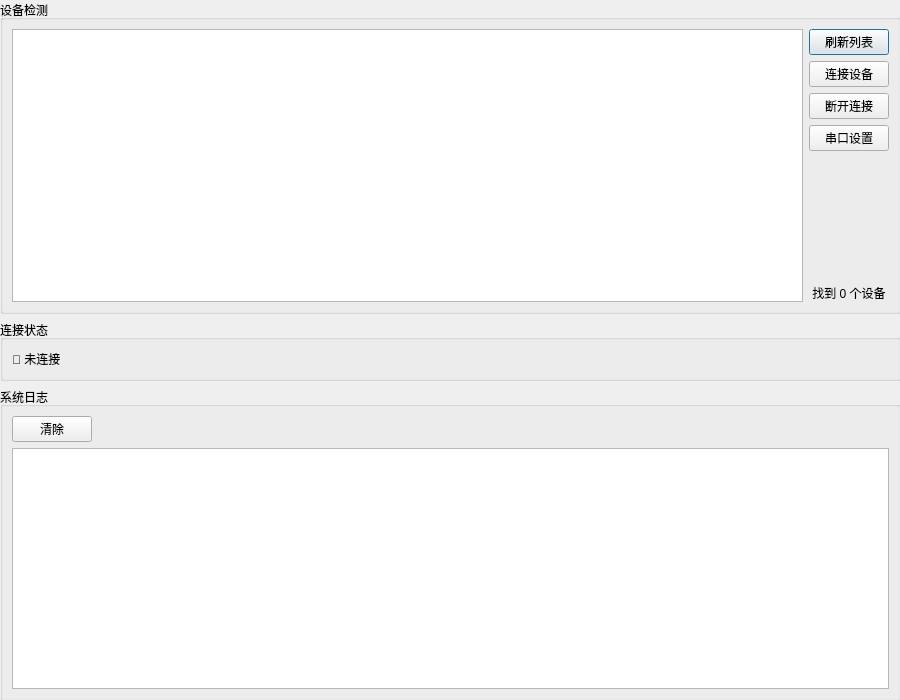
<?xml version="1.0" encoding="UTF-8"?>
<ui version="4.0">
 <class>PortDialog</class>
 <widget class="QDialog" name="PortDialog">
  <property name="geometry">
   <rect>
    <x>0</x>
    <y>0</y>
    <width>900</width>
    <height>700</height>
   </rect>
  </property>
  <property name="windowTitle">
   <string>ServeDebug AutoDetect</string>
  </property>
  <widget class="QWidget" name="centralwidget">
   <property name="geometry">
    <rect>
     <x>0</x>
     <y>0</y>
     <width>901</width>
     <height>701</height>
    </rect>
   </property>
   <layout class="QVBoxLayout" name="verticalLayout">
    <item>
     <widget class="QGroupBox" name="groupBox">
      <property name="title">
       <string>设备检测</string>
      </property>
      <layout class="QHBoxLayout" name="horizontalLayout">
       <item>
        <widget class="QListWidget" name="listDevices"/>
       </item>
       <item>
        <layout class="QVBoxLayout" name="verticalLayout_2">
         <item>
          <widget class="QPushButton" name="btnManualRefresh">
           <property name="text">
            <string>刷新列表</string>
           </property>
          </widget>
         </item>
         <item>
          <widget class="QPushButton" name="btnConnect">
           <property name="text">
            <string>连接设备</string>
           </property>
          </widget>
         </item>
         <item>
          <widget class="QPushButton" name="btnDisconnect">
           <property name="text">
            <string>断开连接</string>
           </property>
          </widget>
         </item>
         <item>
          <widget class="QPushButton" name="serialcom">
           <property name="text">
            <string>串口设置</string>
           </property>
          </widget>
         </item>
         <item>
          <spacer name="verticalSpacer">
           <property name="orientation">
            <enum>Qt::Vertical</enum>
           </property>
           <property name="sizeHint" stdset="0">
            <size>
             <width>20</width>
             <height>40</height>
            </size>
           </property>
          </spacer>
         </item>
         <item>
          <widget class="QLabel" name="labelDeviceCount">
           <property name="text">
            <string>找到 0 个设备</string>
           </property>
           <property name="alignment">
            <set>Qt::AlignCenter</set>
           </property>
          </widget>
         </item>
        </layout>
       </item>
      </layout>
     </widget>
    </item>
    <item>
     <widget class="QGroupBox" name="groupBox_2">
      <property name="title">
       <string>连接状态</string>
      </property>
      <layout class="QHBoxLayout" name="horizontalLayout_2">
       <item>
        <widget class="QLabel" name="labelStatus">
         <property name="text">
          <string>🔴 未连接</string>
         </property>
        </widget>
       </item>
       <item>
        <widget class="QLabel" name="labelCurrentPort">
         <property name="text">
          <string/>
         </property>
        </widget>
       </item>
       <item>
        <spacer name="horizontalSpacer">
         <property name="orientation">
          <enum>Qt::Horizontal</enum>
         </property>
         <property name="sizeHint" stdset="0">
          <size>
           <width>40</width>
           <height>20</height>
          </size>
         </property>
        </spacer>
       </item>
      </layout>
     </widget>
    </item>
    <item>
     <widget class="QGroupBox" name="groupBox_4">
      <property name="title">
       <string>系统日志</string>
      </property>
      <layout class="QVBoxLayout" name="verticalLayout_4">
       <item>
        <layout class="QHBoxLayout" name="logToolBar">
         <item>
          <widget class="QPushButton" name="btnClearLog">
           <property name="maximumSize">
            <size>
             <width>80</width>
             <height>30</height>
            </size>
           </property>
           <property name="toolTip">
            <string>清空日志</string>
           </property>
           <property name="text">
            <string>清除</string>
           </property>
          </widget>
         </item>
         <item>
          <spacer name="horizontalSpacer_2">
           <property name="orientation">
            <enum>Qt::Horizontal</enum>
           </property>
           <property name="sizeHint" stdset="0">
            <size>
             <width>40</width>
             <height>20</height>
            </size>
           </property>
          </spacer>
         </item>
        </layout>
       </item>
       <item>
        <widget class="QPlainTextEdit" name="textLog">
         <property name="maximumSize">
          <size>
           <width>16777215</width>
           <height>250</height>
          </size>
         </property>
         <property name="styleSheet">
          <string notr="true">
/* 系统日志终端风格 */
#plainTextLog {
    background-color: #ffffff;   /* 纯白背景 */
    color: #333333;              /* 深灰文字，护眼对比度 */
    border: 1px solid #cccccc;
    border-radius: 4px;
    padding: 4px;
    font: 12pt &quot;Consolas&quot;, &quot;Courier New&quot;, &quot;思源黑体&quot;;
    selection-background-color: #b3d9ff;  /* 选中高亮淡蓝 */
}     </string>
         </property>
         <property name="readOnly">
          <bool>true</bool>
         </property>
        </widget>
       </item>
      </layout>
     </widget>
    </item>
   </layout>
  </widget>
  <widget class="QStatusBar" name="statusbar">
   <property name="geometry">
    <rect>
     <x>0</x>
     <y>0</y>
     <width>3</width>
     <height>22</height>
    </rect>
   </property>
  </widget>
 </widget>
 <resources/>
 <connections/>
</ui>
